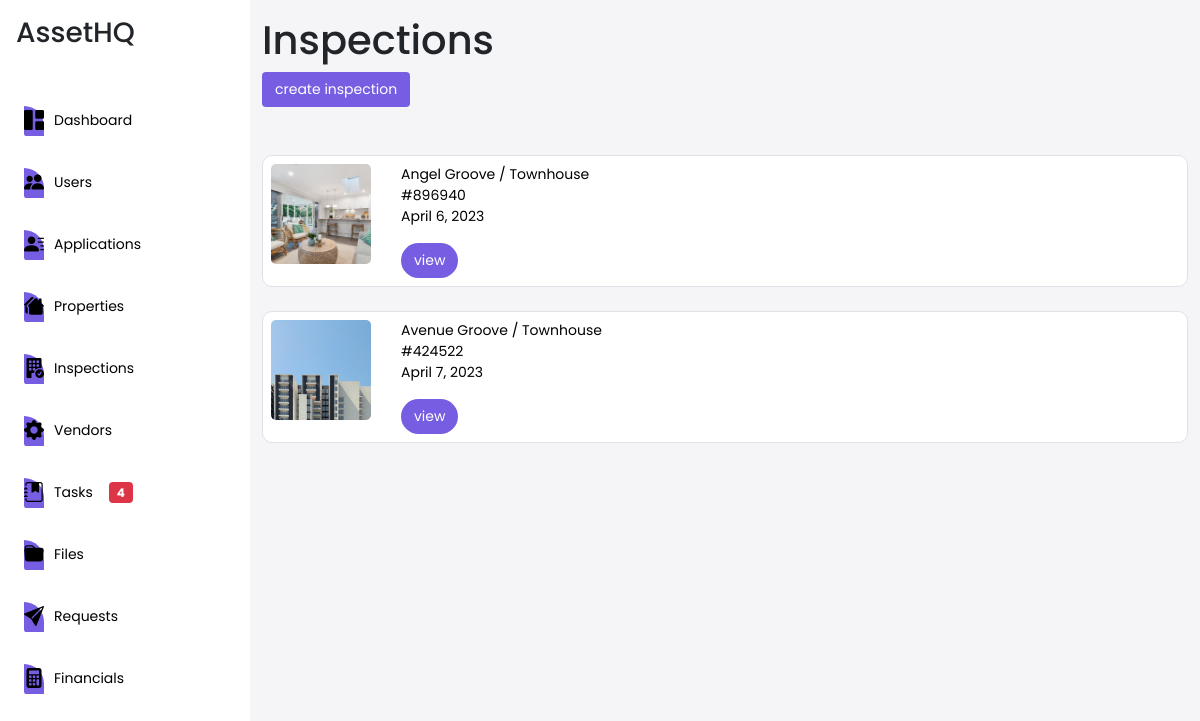
The app's page /inspection/list-inspections with its own data.
### Inspection/models.py (models this page shows)
class InspectionModel(models.Model):
    inspection_number = models.CharField(max_length=200,null=True,blank=True)
    property = models.ForeignKey(PropertyModel,null=True, on_delete=models.CASCADE,blank=True,default=None , related_name='Property_inspection')
    inspector = models.ForeignKey(ManagerModel,null=True, on_delete=models.CASCADE,blank=True,default=None , related_name='Inspector')
    applicant = models.ManyToManyField(ApplicationModel,blank=True,default=None , related_name='Applicant')
    owners = models.ManyToManyField(OwnerModel,blank=True,default=None , related_name='Owner')
    vendors = models.ManyToManyField(VendorModel,blank=True,default=None , related_name='Vendor')
    managers = models.ManyToManyField(ManagerModel,blank=True,default=None , related_name='Manager')
    date = models.DateField(auto_now_add=True)
    comments = models.TextField(blank = True)
    updated_at = models.DateTimeField(auto_now=True)
    date_created = models.DateTimeField(auto_now_add=True, null=True)

### property/models.py (models this page shows, shortened)
class PropertyModel(models.Model):
    listing_number = models.CharField(max_length=200,null=True,blank=True)
    propertyName = models.CharField(max_length=200,null=True,blank=True)
    street = models.CharField(max_length=200,null=True,blank=True)
    town = models.CharField(max_length=200,null=True,blank=True)
    city = models.CharField(max_length=200,null=True,blank=True)
    postal_code = models.CharField(max_length=200,null=True,blank=True)
    province = models.CharField(max_length=200,null=True,blank=True)
    property_for = models.ForeignKey(PropertyForModel,null=True, on_delete=models.CASCADE,blank=True,default=None , related_name='property_is_for')
    property_type = models.ForeignKey(PropertyTypeModel,null=True, on_delete=models.CASCADE,blank=True,default=None , related_name='property_type')
    features_property = models.ManyToManyField(PropertyFeatures,blank=True,default=None , related_name='propertyfeatures')
    availability = models.ForeignKey(AvailabilityModel,null=True, on_delete=models.CASCADE,blank=True,default=None , related_name='property_availability')
    bedrooms = models.DecimalField(max_digits=10, decimal_places=1)
    bathrooms = models.DecimalField(max_digits=10, decimal_places=1)
    garage = models.CharField(max_length=200,null=True,blank=True)
    Floor_Size = models.DecimalField(max_digits=10, decimal_places=2)
    Erf_Size = models.DecimalField(max_digits=10, decimal_places=2)
    Description = models.TextField(blank = True)
    Furnished = models.CharField(max_length=200,null=True,blank=True)
    eletricity_type = models.ForeignKey(EletricityModel,null=True, on_delete=models.CASCADE,blank=True,default=None , related_name='eletricity_type')
    owners = models.ManyToManyField(OwnerModel,blank=True,default=None , related_name='property_owner')
    managers = models.ManyToManyField(ManagerModel,blank=True,default=None , related_name='property_managers')
    property_applications = models.ManyToManyField(ApplicationModel,blank=True,default=None , related_name='property_applicants')
    tenants = models.ManyToManyField(PropertyTenant,blank=True,default=None , related_name='listing_tenants')
    property_tenant = models.ForeignKey(ApplicationModel,null=True, on_delete=models.CASCADE,blank=True,default=None , related_name='moved_in_tenant')
    price = models.DecimalField(max_digits=10, decimal_places=2,null=True, blank=True)
    status = models.CharField(max_length=200,null=True,blank=True,default='Active')
    coverImage = models.ImageField(null=True, blank=True,upload_to='static/images')
    image1 = models.ImageField(null=True, blank=True,upload_to='static/images')
    image2 = models.ImageField(null=True, blank=True,upload_to='static/images')
    image3 = models.ImageField(null=True, blank=True,upload_to='static/images')
    updated_at = models.DateTimeField(auto_now=True)
    date_created = models.DateTimeField(auto_now_add=True, null=True)

class PropertyTypeModel(models.Model):
    name = models.CharField(max_length=200,null=True,blank=True)
    date_created = models.DateTimeField(auto_now_add=True, null=True)

### Inspection/views.py (the view)
# urls.py: path('list-inspections',views.ListInspections, name='list-inspections'),
def ListInspections(request):
    properties = PropertyModel.objects.all()
    inspections = InspectionModel.objects.all()
    context = {
        "inspections" : inspections,
        "properties" : properties
    }
    return render(request,'inspection/list_inspections.html',context)

### Inspection/templates/inspection/list_inspections.html (shortened to what this page needs)
{% extends 'client/base.html' %}
{% load static %}
{% block content %}
<h1>Inspections</h1>
{% include 'partials/select_property.html' %}
<div class="mt-5">
  {% include 'partials/list_inspections_partials.html' %}
</div>
<div class="bottom-space"></div>
{% endblock %}

### Inspection/templates/partials/list_inspections_partials.html (shortened to what this page needs)
{% for data in inspections %}
<div class="main-container border mb-4 p-2 d-flex">
  <img class="inspection-image" src="{{data.property.coverImage.url}}" alt="" />
  <div>
    <p class="mb-0">
      {{data.property.propertyName}} / {{data.property.property_type.name}}
    </p>
    <p class="mb-0">#{{data.inspection_number}}</p>
    <p class="mb-3">{{data.date}}</p>
    <a href="{% url 'create-inspections' data.id %}">
      <button class="btn btn-style rounded-pill" style="font-size: 14px">
        view
      </button>
    </a>
  </div>
</div>
{% endfor%}

### client/templates/client/base.html (style rules this page uses)
:root { --primary-color: #775de2; --background-color: #e4eaff; --secondary-color: #4a4685; }
body { font-family: "Poppins", sans-serif; background-color: #f5f5f7; }
a { text-decoration: none; }
p { font-size: 14px; color: black; }
.btn-style { background-color: var(--primary-color); color: white; font-size: 14px; }
.bottom-space { height: 150px; }
.main-container { background-color: white; border-radius: 10px; }

### Inspection/templates/inspection/list_inspections.html (style rules this page uses)
:root { --primary-color: #775de2; --background-color: #e4eaff; --secondary-color: #4a4685; --secondary-background: #f5f5f7; }
.inspection-image { height: 100px; width: 100px; object-fit: cover; border-radius: 5px; margin-right: 30px; }

### records on screen
InspectionModel: property.coverImage (picture), property.propertyName "Angel Groove", property.property_type.name "Townhouse", inspection_number "896940", date "April 6, 2023"
InspectionModel: property.coverImage (picture), property.propertyName "Avenue Groove", property.property_type.name "Townhouse", inspection_number "424522", date "April 7, 2023"
